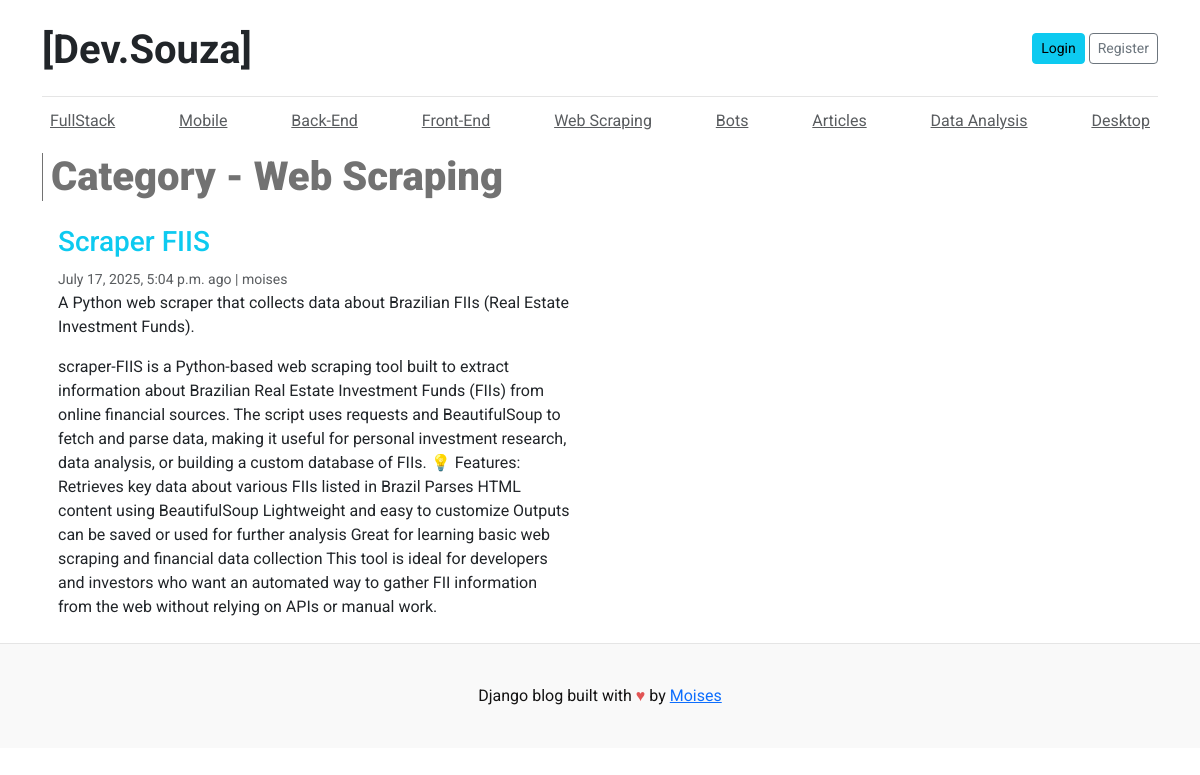
/category/6/, run on the app's committed database.
### blog_projects/models.py (models this page shows, shortened)
class Category(models.Model):
    category_name = models.CharField(max_length=100)
    updated_at = models.DateTimeField(auto_now=True)
    created_at = models.DateTimeField(auto_now_add=True)
    class Meta:
        verbose_name_plural = "categories"

class Blog(models.Model):
    title = models.CharField(max_length=200)
    slug = models.SlugField(max_length=200, unique=True)
    category = models.ForeignKey(Category, on_delete=models.CASCADE)
    author = models.ForeignKey(User, on_delete=models.CASCADE)
    technologies = models.CharField(max_length=200)
    video = models.FileField(upload_to='projects/videos/', blank=True, null=True)
    image = models.ImageField(upload_to='uploads/%Y/%m/%d')
    short_description = models.TextField(max_length=500)
    blog_body = models.TextField(max_length=2000)
    status = models.CharField(max_length=20,choices=STATUS_CHOICES, default='Draft')
    url_demo_live = models.CharField(blank=True, null=True)
    url_github = models.URLField(max_length=255,blank=True, null=True)
    is_featured = models.BooleanField(default=False)
    created_at = models.DateTimeField(auto_now_add=True)
    updated_at = models.DateTimeField(auto_now=True)
    class Meta:
        verbose_name_plural = "blogs"
        ordering = ['-created_at']  # Order by creation date descending

### blog_projects/views.py (the view)
# urls.py: path('category/<int:category_id>/', views.posts_by_category, name='posts_by_category'),
def posts_by_category(request, category_id):
    categories = Category.objects.all()
    category = Category.objects.get(id=category_id)
    blogs = Blog.objects.filter(category=category, status='Published')
    context = {
        'blogs': blogs,
        'category': category.category_name,
        'categories': categories,
        'selected_category': category,
    }
    return render(request, 'posts_by_category.html', context)

### templates/posts_by_category.html (shortened to what this page needs)
{% extends "base.html" %}
{% load static %}
{% block content %}
<h1 class="container-container">Category - {{ category }}</h1>
<div class="row mb-2">
{% if blogs%}
  {% for post in blogs %}
    <div class="col-md-6">
      <div class="card border-0" >
        <div class="card-body">
          <a href="{% url 'post_detail' post.slug %}" style="text-decoration:none;"><h3 class="text-info">{{ post.title }}</h3></a>
          <small class="mb-1 text-muted">{{post.created_at}} ago | {{post.author}}</small>
          <p class="card-text">{{ post.short_description }}</p>
          <p class="card-text">{{ post.blog_body }}</p>
        </div>
      </div>
    </div>
  {% endfor %}
{% else %}
    <div class="col-md-12">
        <div class="alert alert-info" role="alert">
        No posts available in this category.
        </div>
    </div>
    {% endif %}
    </div>
</div>
{% endblock %}

### templates/base.html (shortened to what this page needs)
{% load static %}
<!DOCTYPE html>
<html lang="en">
<head>
    <link href="https://cdn.jsdelivr.net/npm/bootstrap@5.3.0/dist/css/bootstrap.min.css" rel="stylesheet">
    <link href="https://cdn.jsdelivr.net/npm/bootstrap-icons@1.10.5/font/bootstrap-icons.css" rel="stylesheet">
    <link href="https://cdn.jsdelivr.net/npm/bootstrap@5.3.0/dist/css/bootstrap.min.css" rel="stylesheet">
    <link rel="stylesheet" href="https://cdn.jsdelivr.net/npm/bootstrap-icons@1.11.3/font/bootstrap-icons.css">
    <link rel="stylesheet" href="{% static 'css/style.css' %}">
  </head>
<body>
    <div class="container">
      <header class="blog-header py-3">
        <div class="row flex-nowrap justify-content-between align-items-center">
          <div class="col-8 pt-1">
            <a class="fw-bold blog-header-logo text-dark" href="{% url 'home' %}" style="text-decoration:none;">[Dev.Souza]</a>
          </div>
          <div class="col-4 d-flex justify-content-end align-items-center">
            <a class="btn btn-sm btn-info" href="#">Login</a> &nbsp;
            <a class="btn btn-sm btn-outline-secondary" href="#">Register</a>
          </div>
        </div>
      </header>
      <div class="nav-scroller py-1 mb-2">
        <nav class="nav d-flex justify-content-between">
          {% for cat in categories %}
          <a id="navbar" class="p-2 text-muted" href="{% url 'posts_by_category' cat.id %}">{{ cat.category_name }}</a>
          {% endfor %}
        </nav>
      </div>
{% block content %}
{% endblock %}
<footer id="blog-footer" class="blog-footer">
  <p>Django blog built with <span style="color: #e25555;">&hearts;</span> by <a href="https://github.com/LinuxEater" target="_blank">Moises</a></p>
</footer>
</body>
</html>

### blog_main/static/css/style.css (style rules this page uses)
body { font-family: 'Roboto'!important; }
.blog-header { border-bottom: 1px solid #e5e5e5; }
.blog-header-logo { font-family: "Roboto", Georgia, "Times New Roman", serif; font-size: 2.50rem; }
h1, h2, h3, h4, h5, h6 { font-family: "Roboto", Georgia, "Times New Roman", serif; }
.blog-footer { padding: 2.5rem 0; color: #131212; text-align: center; background-color: #f9f9f9; border-top: .05rem solid #e5e5e5; }
.blog-footer p:last-child { margin-bottom: 0; }
.container-container,#posts-card { color: #727272; font-family: 'Roboto', sans-serif; font-weight: 1000; border-left: #727272 solid 0.1rem; padding-left: 0.5rem; }
#navbar { transition: all 0.5s ease-in-out; }

### data on the page
Category: category_name "FullStack"
Category: category_name "Mobile"
Category: category_name "Back-End"
Category: category_name "Front-End"
Category: category_name "Web Scraping"
Category: category_name "Bots"
Category: category_name "Articles"
Category: category_name "Data Analysis"
Category: category_name "Desktop"
Blog: title "Scraper FIIS", created_at "July 17, 2025, 5:04 p.m.", author "moises", short_description "A Python web scraper that collects data about Brazilian FIIs (Real Estate Investment Funds).", blog_body "scraper-FIIS is a Python-based web scraping tool built to extract information about Brazilian Real Estate Investment Funds (FIIs) from online financial sources. The script uses requests and BeautifulSoup to fetch and parse data, making it useful for personal investment research, data analysis, or building a custom database of FIIs. 💡 Features: Retrieves key data about various FIIs listed in Brazil Parses HTML content using BeautifulSoup Lightweight and easy to customize Outputs can be saved or used for further analysis Great for learning basic web scraping and financial data collection This tool is ideal for developers and investors who want an automated way to gather FII information from…"
